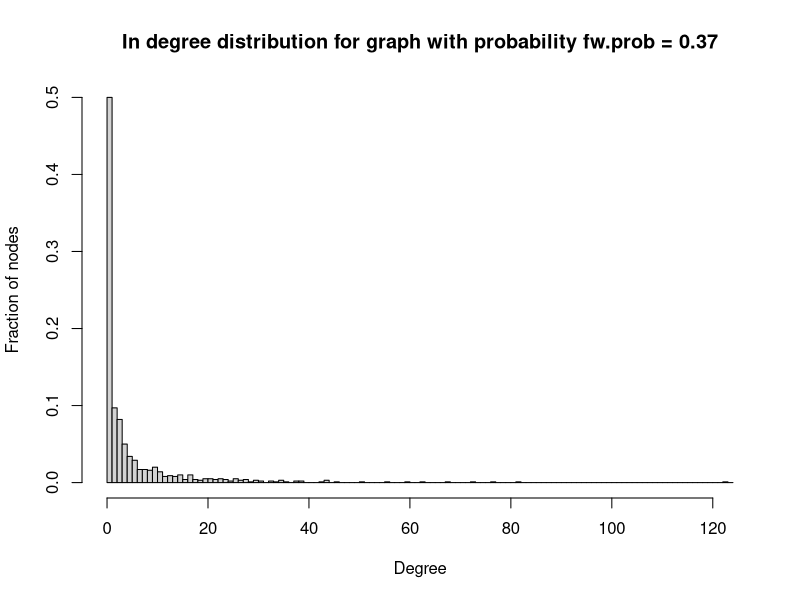
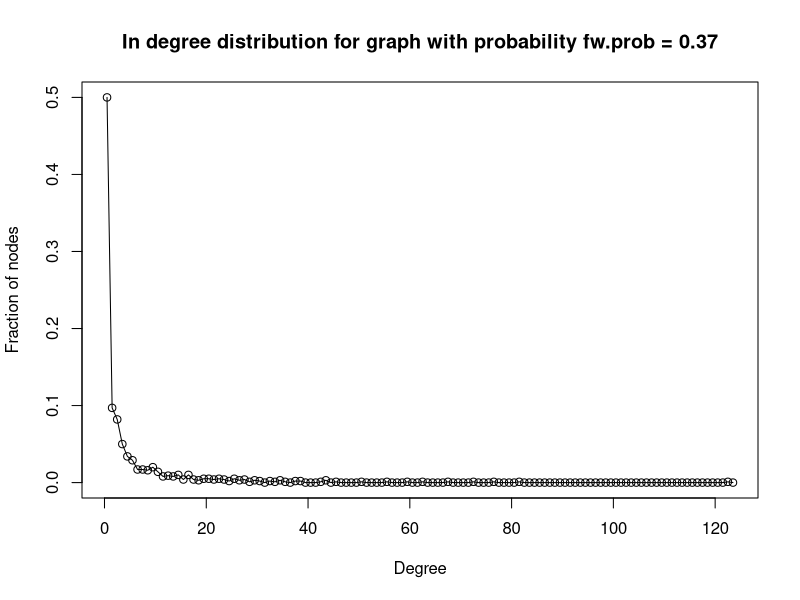
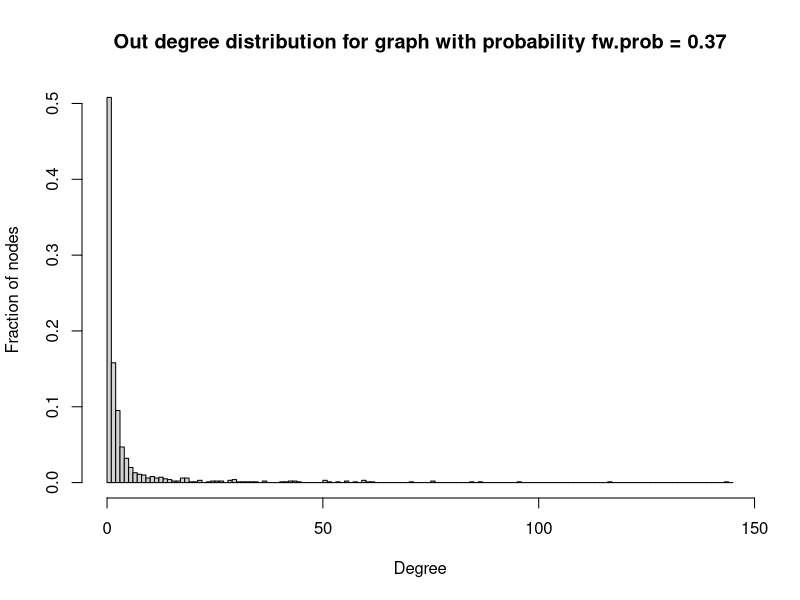
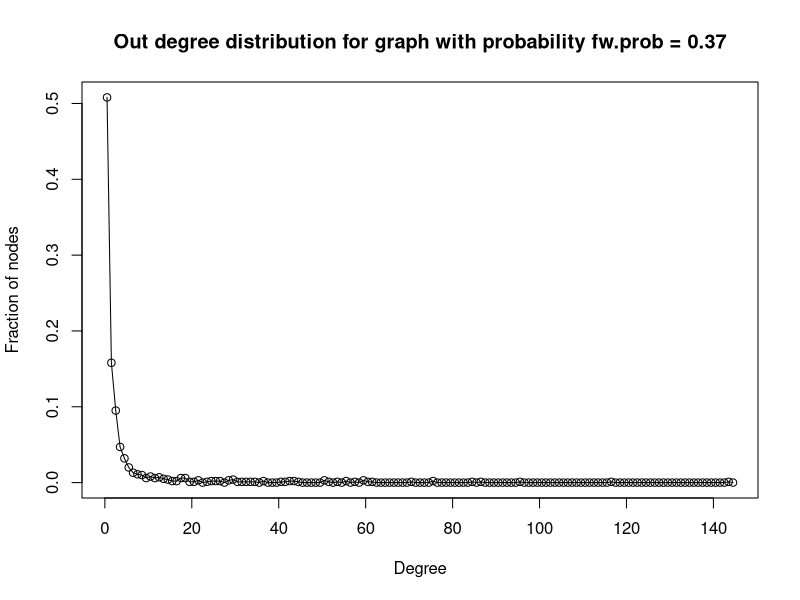

Write the R code that produced these figures, in order.
# EE232E Homework 1 Problem 4 a
# Name: Weikun Han, Duzhi Chen
# Date: 4/14/2017
# Reference:
#  - https://google.github.io/styleguide/Rguide.xml#indentation

library(igraph)

# Initial veriables
node <- 1000

# Create the directed random network,
# that is a growing network model,
# which resembles how the forest fire spreads by igniting trees close by
graph <- forest.fire.game(node, fw.prob = 0.37, bw.factor = 0.32/0.37, directed = TRUE)

# Use degree fucntion to find a numeric vector of the same length as argument v
degree1 <- degree(graph, mode = "in")
degree2 <- degree(graph, mode = "out")

# Plot information
h1 <- hist(degree1,
           breaks = seq(0, by = 1 , length.out = max(degree1) + 2),
           freq = FALSE,
           main = "In degree distribution for graph with probability fw.prob = 0.37",
           ylab = "Fraction of nodes",
           xlab = "Degree")
plot(data.frame(x = h1$mids, y = h1$density),
     type = "o",
     main = "In degree distribution for graph with probability fw.prob = 0.37",
     ylab = "Fraction of nodes",
     xlab = "Degree")
h2 <- hist(degree2,
           breaks = seq(0, by = 1 , length.out = max(degree2) + 2),
           freq = FALSE,
           main = "Out degree distribution for graph with probability fw.prob = 0.37",
           ylab = "Fraction of nodes",
           xlab = "Degree")
plot(data.frame(x = h2$mids, y = h2$density),
     type = "o",
     main = "Out degree distribution for graph with probability fw.prob = 0.37",
     ylab = "Fraction of nodes",
     xlab = "Degree")
